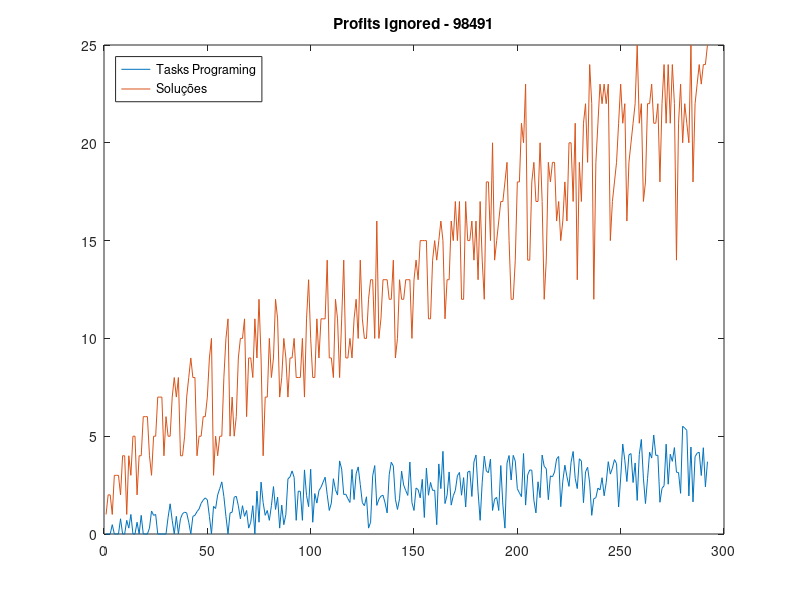

Here is the MATLAB script that generated this plot:
clear all;
close all;

file = load("programing98491.txt");
file2 = load("terminal98491.txt");

eixox = 1:292;

figure(2)
y98491 = log10(file2(:, 3));
x98491 = file(:,3);
plot(eixox, y98491);
hold on;
plot(eixox, x98491);
title 'Profits Ignored - 98491'
legend('Tasks Programing','Soluções', 'Location', 'northwest');
